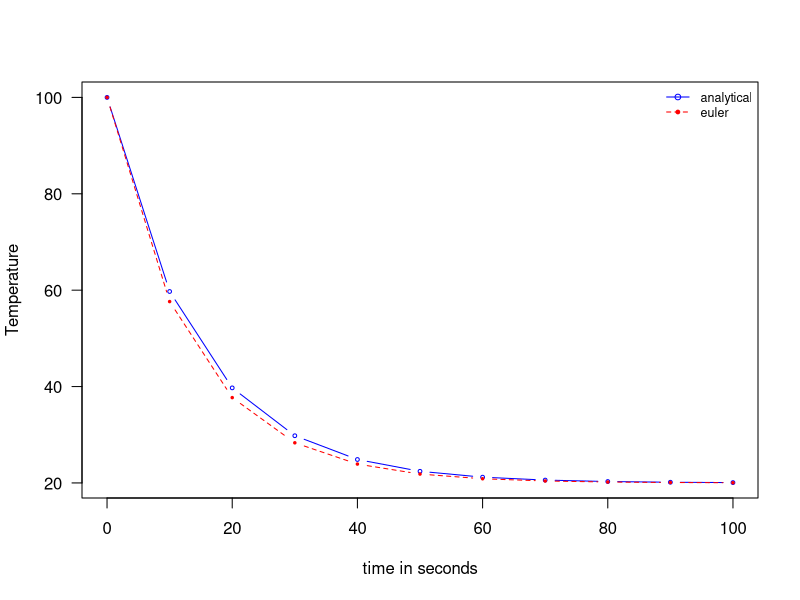

This chart was generated by the following R code:
euler = matrix(data= c(100.00000,100.00000, 
59.72682, 57.63416,
39.72776, 37.70413, 
29.79651, 28.32850,
24.86481, 23.91795, 
22.41579, 21.84311, 
21.19965, 20.86705, 
20.59573, 20.40788, 
20.29583, 20.19188, 
20.14690, 20.09027, 
20.07295, 20.04246), ncol = 2, byrow = TRUE) 

plot(euler[,1], lty = 1, pch = 1, type='b', axes=F, xlab = 'time in seconds', ylab = 'Temperature', col='blue', cex=0.5)
lines(euler[,2], lty = 2, pch = 20, type='b', col='red', cex = 0.5)
axis(side = 1, at = c(1,3,5,7,9,11), labels = c("0","20","40","60","80","100"))
axis(side = 2, las = 1)
box()
leg.txt = c("analytical", "euler")
legend("topright", leg.txt,col=c("blue", "red"),lwd=c(1,1),lty=c(1,2), pch = c(1,20),seg.len=2,bty="n", cex = 0.75)
